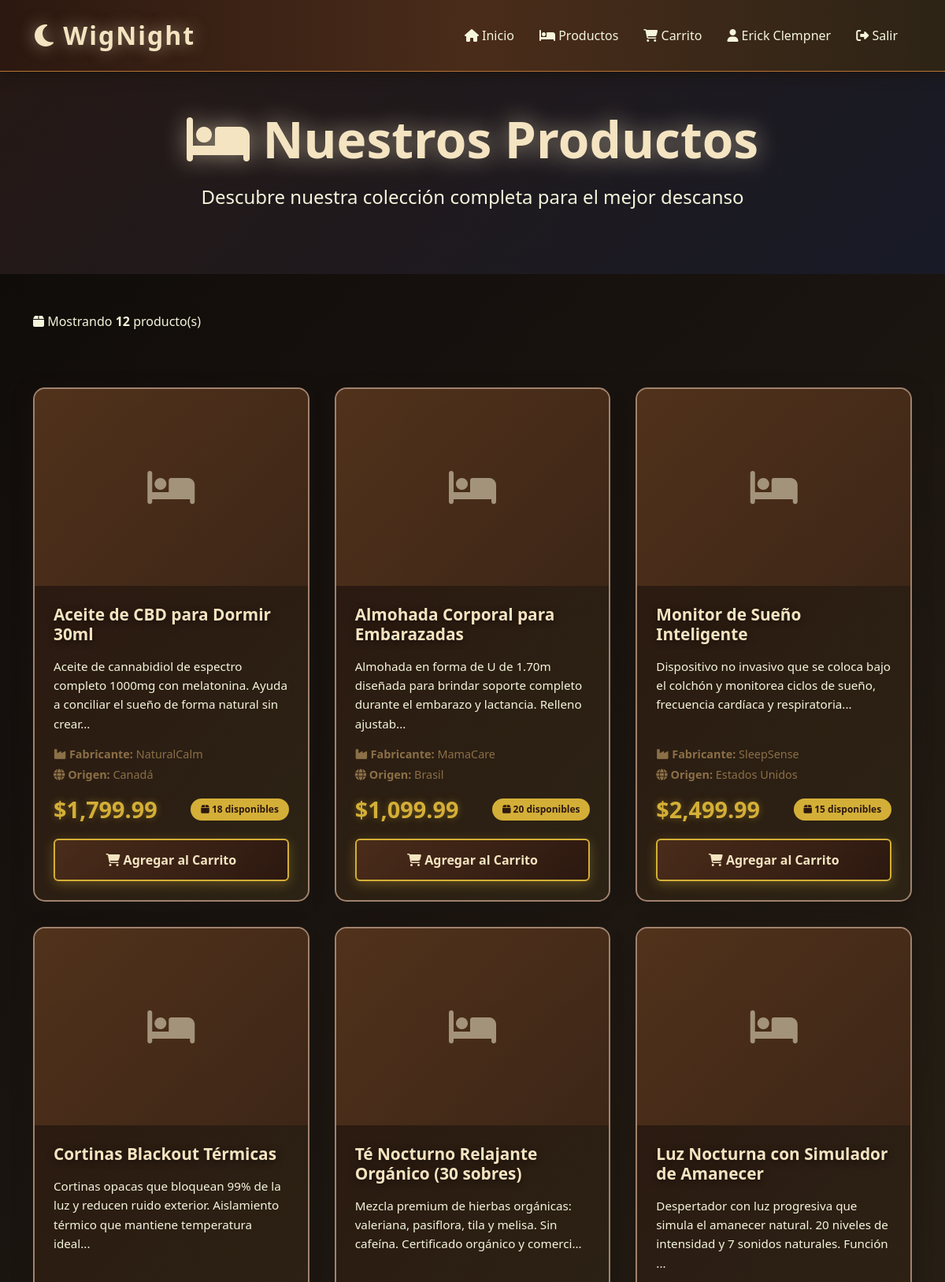
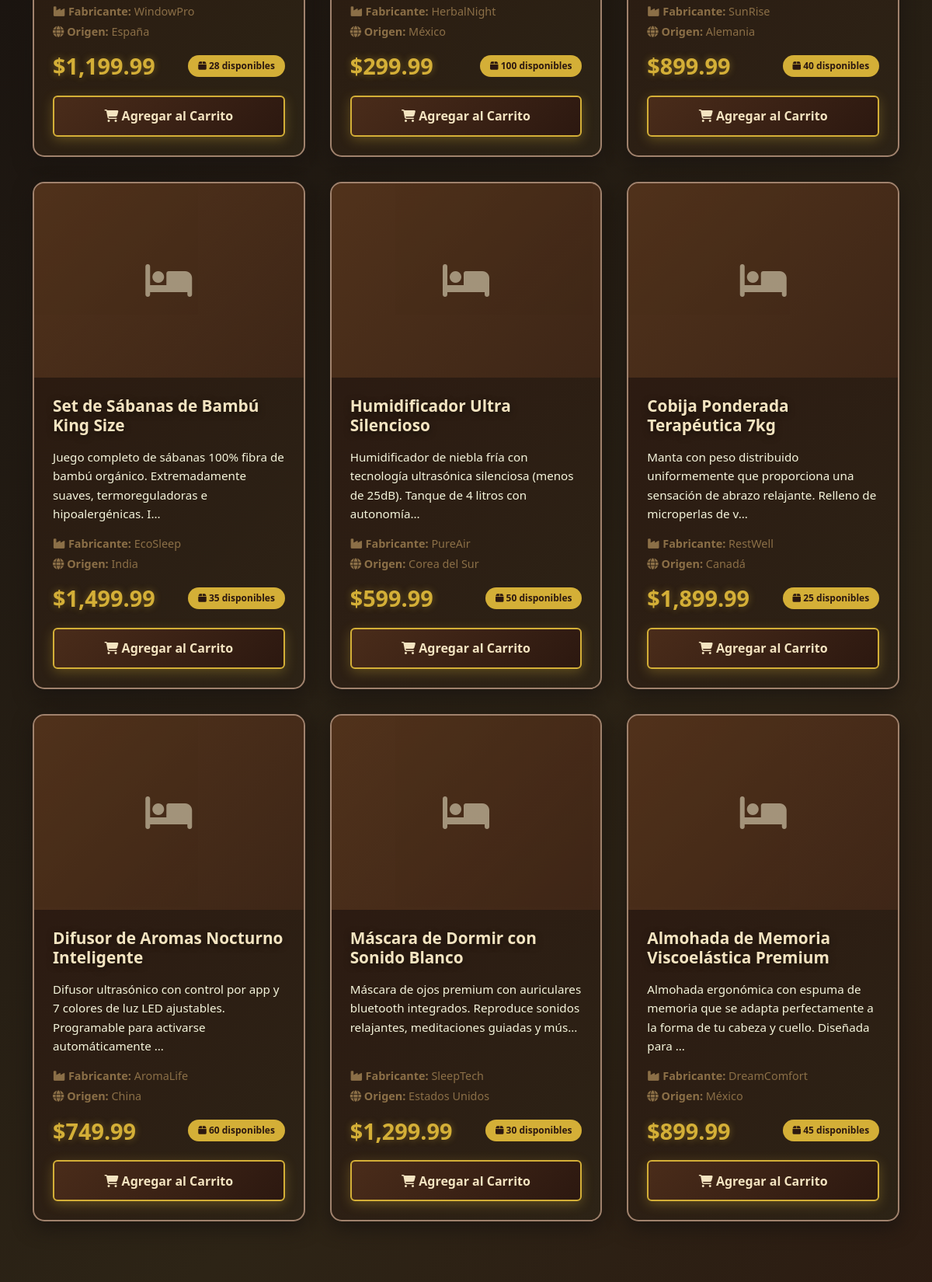
The app's page /productos.php (signed in, upper part) with its own data (2 pictures, top to bottom).
### tables this page shows
CREATE TABLE Usuarios (
  ID_Usuario int NOT NULL,
  Nombre_Usuario varchar(100) NOT NULL,
  Correo_Electronico varchar(255) NOT NULL,
  Contrasena varchar(255) NOT NULL,
  Fecha_Nacimiento date DEFAULT NULL,
  Numero_Tarjeta_Bancaria varchar(255) DEFAULT NULL,
  Direccion_Postal text,
  id_rol int NOT NULL DEFAULT '1'
);

CREATE TABLE Productos (
  ID_Producto int NOT NULL,
  Nombre varchar(255) NOT NULL,
  Descripcion text,
  Fotos longblob,
  Precio decimal(10,2) NOT NULL,
  Cantidad_Almacen int NOT NULL DEFAULT '0',
  Fabricante varchar(150) DEFAULT NULL,
  Origen varchar(100) DEFAULT NULL
);

### html/config/database.php (called while the page is built, shortened)
<?php
function getConnection() {
    $conn = new mysqli(DB_HOST, DB_USER, DB_PASS, DB_NAME);
    $conn->set_charset("utf8mb4");
    return $conn;
}
function isLoggedIn() {
    return isset($_SESSION['user_id']);
}
function getCurrentUser() {
    $conn = getConnection();
    $userId = $_SESSION['user_id'];
    $stmt = $conn->prepare("SELECT ID_Usuario, Nombre_Usuario, Correo_Electronico, id_rol FROM Usuarios WHERE ID_Usuario = ?");
    $stmt->bind_param("i", $userId);
    $stmt->execute();
    $result = $stmt->get_result();
    $user = $result->fetch_assoc();
    return $user;
}
function formatPrice($price) {
    return '$' . number_format($price, 2);
}
?>

### html/productos.php (the view, shortened to what this page needs)
<?php
require_once 'config/database.php';
$conn = getConnection();
$query = "SELECT * FROM Productos ORDER BY ID_Producto DESC";
$result = $conn->query($query);
$productos = [];
if ($result) {
    while ($row = $result->fetch_assoc()) {
        $productos[] = $row;
    }
}
$currentUser = getCurrentUser();
?>
<!DOCTYPE html>
<html lang="es">
<head>
    <link href="https://cdn.jsdelivr.net/npm/bootstrap@5.3.0/dist/css/bootstrap.min.css" rel="stylesheet">
    <link rel="stylesheet" href="https://cdnjs.cloudflare.com/ajax/libs/font-awesome/6.4.0/css/all.min.css">
    <link rel="stylesheet" href="css/style.css">
</head>
<body>
    <nav class="navbar navbar-expand-lg navbar-dark sticky-top">
        <div class="container">
            <a class="navbar-brand" href="index.php">
                <i class="fas fa-moon"></i> WigNight
            </a>
            <div class="collapse navbar-collapse" id="navbarNav">
                <ul class="navbar-nav ms-auto">
                    <li class="nav-item">
                        <a class="nav-link" href="index.php">
                            <i class="fas fa-home"></i> Inicio
                        </a>
                    </li>
                    <li class="nav-item">
                        <a class="nav-link active" href="productos.php">
                            <i class="fas fa-bed"></i> Productos
                        </a>
                    </li>
                    <li class="nav-item">
                        <a class="nav-link" href="carrito.php">
                            <i class="fas fa-shopping-cart"></i> Carrito
                        </a>
                    </li>
                    <?php if (isLoggedIn()): ?>
                        <li class="nav-item">
                            <a class="nav-link" href="#">
                                <i class="fas fa-user"></i> <?php echo htmlspecialchars($currentUser['Nombre_Usuario']); ?>
                            </a>
                        </li>
                        <li class="nav-item">
                            <a class="nav-link" href="logout.php">
                                <i class="fas fa-sign-out-alt"></i> Salir
                            </a>
                        </li>
                    <?php endif; ?>
                </ul>
            </div>
        </div>
    </nav>
    <section class="py-5" style="background: linear-gradient(135deg, rgba(61, 39, 35, 0.5), rgba(22, 33, 62, 0.5)); min-height: 30vh; display: flex; align-items: center;">
        <div class="container text-center">
            <h1 class="hero-title mb-3">
                <i class="fas fa-bed"></i> Nuestros Productos
            </h1>
            <p class="hero-subtitle">
                Descubre nuestra colección completa para el mejor descanso
            </p>
        </div>
    </section>
    <section class="py-5">
        <div class="container">
            <?php if (empty($productos)): ?>
                <div class="alert alert-info text-center">
                    <i class="fas fa-info-circle"></i>
                    No hay productos disponibles en este momento.
                    <?php if (isAdmin()): ?>
                        <br><br>
                        <a href="admin.php" class="btn btn-primary">
                            <i class="fas fa-plus"></i> Agregar Primer Producto
                        </a>
                    <?php endif; ?>
                </div>
            <?php else: ?>
                <div class="row mb-4">
                    <div class="col-md-12">
                        <div class="d-flex justify-content-between align-items-center">
                            <p style="color: var(--accent-cream);">
                                <i class="fas fa-box"></i>
                                Mostrando <strong><?php echo count($productos); ?></strong> producto(s)
                            </p>
                        </div>
                    </div>
                </div>
                <div class="product-grid">
                    <?php foreach ($productos as $producto): ?>
                        <div class="card">
                            <?php if ($producto['Fotos']): ?>
                                <img
                                     class="card-img-top"
                                     alt="<?php echo htmlspecialchars($producto['Nombre']); ?>">
                            <?php else: ?>
                                <div class="img-placeholder">
                                    <i class="fas fa-bed"></i>
                                </div>
                            <?php endif; ?>
                            <div class="card-body d-flex flex-column">
                                <h5 class="card-title">
                                    <?php echo htmlspecialchars($producto['Nombre']); ?>
                                </h5>
                                <p class="card-text flex-grow-1">
                                    <?php
                                    $descripcion = $producto['Descripcion'] ?? 'Sin descripción';
                                    echo htmlspecialchars(substr($descripcion, 0, 120));
                                    if (strlen($descripcion) > 120) echo '...';
                                    ?>
                                </p>
                                <div class="mb-2">
                                    <?php if ($producto['Fabricante']): ?>
                                        <p class="mb-1" style="color: var(--wood-lighter); font-size: 0.9rem;">
                                            <i class="fas fa-industry"></i>
                                            <strong>Fabricante:</strong> <?php echo htmlspecialchars($producto['Fabricante']); ?>
                                        </p>
                                    <?php endif; ?>
                                    <?php if ($producto['Origen']): ?>
                                        <p class="mb-1" style="color: var(--wood-lighter); font-size: 0.9rem;">
                                            <i class="fas fa-globe"></i>
                                            <strong>Origen:</strong> <?php echo htmlspecialchars($producto['Origen']); ?>
                                        </p>
                                    <?php endif; ?>
                                </div>
                                <div class="d-flex justify-content-between align-items-center mt-auto">
                                    <span class="card-price">
                                        <?php echo formatPrice($producto['Precio']); ?>
                                    </span>
                                    <span class="badge">
                                        <i class="fas fa-box"></i>
                                        <?php echo $producto['Cantidad_Almacen']; ?> disponibles
                                    </span>
                                </div>
                                <?php if ($producto['Cantidad_Almacen'] > 0): ?>
                                    <button id="btn-<?php echo $producto['ID_Producto']; ?>"
                                            class="btn btn-primary mt-3 w-100"
                                            onclick="addToCart(<?php echo $producto['ID_Producto']; ?>, '<?php echo htmlspecialchars($producto['Nombre']); ?>')">
                                        <i class="fas fa-shopping-cart"></i> Agregar al Carrito
                                    </button>
                                <?php else: ?>
                                    <button class="btn btn-secondary mt-3 w-100" disabled>
                                        <i class="fas fa-times"></i> Sin Stock
                                    </button>
                                <?php endif; ?>
                            </div>
                        </div>
                    <?php endforeach; ?>
                </div>
            <?php endif; ?>
        </div>
    </section>
</body>
</html>

### html/css/style.css (style rules this page uses)
* { margin: 0; padding: 0; box-sizing: border-box; }
:root { --wood-dark: #2c1810; --wood-medium: #4a2c1a; --wood-light: #6b4423; --wood-lighter: #8b6f47; --wood-accent: #a0826d; --night-deep: #1a1410; --night-warm: #2d2416; --night-darker: #0d0a07; --moon-glow: #f4e4c1; --star-white: #e8e8e8; --accent-gold: #d4af37; --accent-copper: #b87333; --accent-amber: #e5a851; --accent-cream: #f5f5dc; --accent-warm: #d4a574; --shadow-night: rgba(26, 20, 16, 0.85); }
body { font-family: 'Segoe UI', Tahoma, Geneva, Verdana, sans-serif; background: linear-gradient(135deg, var(--night-darker) 0%, var(--night-deep) 30%, var(--night-warm) 70%, var(--wood-dark) 100%); color: var(--star-white); min-height: 100vh; background-attachment: fixed; }
.navbar { background: linear-gradient(90deg, var(--wood-dark) 0%, var(--wood-medium) 50%, var(--night-warm) 100%) !important; box-shadow: 0 4px 15px var(--shadow-night); padding: 1rem 2rem; border-bottom: 1px solid var(--accent-copper); }
.navbar-brand { font-size: 2rem; font-weight: bold; color: var(--moon-glow) !important; text-shadow: 0 0 20px rgba(244, 228, 193, 0.5); letter-spacing: 2px; }
.nav-link { color: var(--accent-cream) !important; font-weight: 500; margin: 0 0.5rem; transition: all 0.3s ease; position: relative; }
.nav-link::after { content: ''; position: absolute; bottom: -5px; left: 50%; width: 0; height: 2px; background: var(--accent-gold); transition: all 0.3s ease; transform: translateX(-50%); }
.hero-title { font-size: 4rem; font-weight: bold; color: var(--moon-glow); text-shadow: 0 0 30px rgba(244, 228, 193, 0.6); margin-bottom: 1.5rem; animation: fadeInUp 1s ease-out; }
.hero-subtitle { font-size: 1.5rem; color: var(--accent-cream); margin-bottom: 2rem; animation: fadeInUp 1.2s ease-out; }
.btn-primary { background: linear-gradient(135deg, var(--wood-medium), var(--wood-dark)); border: 2px solid var(--accent-gold); color: var(--moon-glow); padding: 0.8rem 2rem; font-weight: 600; transition: all 0.3s ease; box-shadow: 0 4px 15px rgba(212, 175, 55, 0.3); }
.card { background: linear-gradient(135deg, rgba(44, 24, 16, 0.95), rgba(45, 36, 22, 0.95)); border: 2px solid var(--wood-accent); border-radius: 15px; overflow: hidden; transition: all 0.3s ease; box-shadow: 0 8px 25px var(--shadow-night); }
.card-body { padding: 1.5rem; }
.card-title { color: var(--moon-glow); font-weight: bold; font-size: 1.3rem; margin-bottom: 1rem; }
.card-text { color: var(--accent-cream); font-size: 0.95rem; line-height: 1.6; }
.card-price { font-size: 1.8rem; color: var(--accent-gold); font-weight: bold; text-shadow: 0 0 10px rgba(212, 175, 55, 0.4); }
section { padding: 4rem 0; }
.product-grid { display: grid; grid-template-columns: repeat(auto-fill, minmax(280px, 1fr)); gap: 2rem; padding: 2rem 0; }
.badge { background: var(--accent-gold); color: var(--wood-dark); font-weight: bold; padding: 0.5rem 0.8rem; border-radius: 20px; }
.img-placeholder { background: linear-gradient(135deg, var(--wood-light), var(--wood-medium)); display: flex; align-items: center; justify-content: center; height: 250px; color: var(--moon-glow); font-size: 3rem; opacity: 0.6; }
* { transition: background-color 0.3s ease, border-color 0.3s ease; }
h1, h2, h3, h4, h5, h6 { text-shadow: 0 2px 8px rgba(0, 0, 0, 0.5); }

### records on screen
usuarios: Nombre_Usuario "Erick Clempner"
productos: Nombre "Aceite de CBD para Dormir 30ml", Descripcion "Aceite de cannabidiol de espectro completo 1000mg con melatonina. Ayuda a conciliar el sueño de forma natural sin crear", Fabricante "NaturalCalm", Origen "Canadá", Precio "$1,799.99", Cantidad_Almacen "18"
productos: Nombre "Almohada Corporal para Embarazadas", Descripcion "Almohada en forma de U de 1.70m diseñada para brindar soporte completo durante el embarazo y lactancia. Relleno ajustab", Fabricante "MamaCare", Origen "Brasil", Precio "$1,099.99", Cantidad_Almacen "20"
productos: Nombre "Monitor de Sueño Inteligente", Descripcion "Dispositivo no invasivo que se coloca bajo el colchón y monitorea ciclos de sueño, frecuencia cardíaca y respiratoria", Fabricante "SleepSense", Origen "Estados Unidos", Precio "$2,499.99", Cantidad_Almacen "15"
productos: Nombre "Cortinas Blackout Térmicas", Descripcion "Cortinas opacas que bloquean 99% de la luz y reducen ruido exterior. Aislamiento térmico que mantiene temperatura ideal", Fabricante "WindowPro", Origen "España", Precio "$1,199.99", Cantidad_Almacen "28"
productos: Nombre "Té Nocturno Relajante Orgánico (30 sobres)", Descripcion "Mezcla premium de hierbas orgánicas: valeriana, pasiflora, tila y melisa. Sin cafeína. Certificado orgánico y comerci", Fabricante "HerbalNight", Origen "México", Precio "$299.99", Cantidad_Almacen "100"
productos: Nombre "Luz Nocturna con Simulador de Amanecer", Descripcion "Despertador con luz progresiva que simula el amanecer natural. 20 niveles de intensidad y 7 sonidos naturales. Función", Fabricante "SunRise", Origen "Alemania", Precio "$899.99", Cantidad_Almacen "40"
productos: Nombre "Set de Sábanas de Bambú King Size", Descripcion "Juego completo de sábanas 100% fibra de bambú orgánico. Extremadamente suaves, termoreguladoras e hipoalergénicas. I", Fabricante "EcoSleep", Origen "India", Precio "$1,499.99", Cantidad_Almacen "35"
productos: Nombre "Humidificador Ultra Silencioso", Descripcion "Humidificador de niebla fría con tecnología ultrasónica silenciosa (menos de 25dB). Tanque de 4 litros con autonomía", Fabricante "PureAir", Origen "Corea del Sur", Precio "$599.99", Cantidad_Almacen "50"
productos: Nombre "Cobija Ponderada Terapéutica 7kg", Descripcion "Manta con peso distribuido uniformemente que proporciona una sensación de abrazo relajante. Relleno de microperlas de v", Fabricante "RestWell", Origen "Canadá", Precio "$1,899.99", Cantidad_Almacen "25"
productos: Nombre "Difusor de Aromas Nocturno Inteligente", Descripcion "Difusor ultrasónico con control por app y 7 colores de luz LED ajustables. Programable para activarse automáticamente", Fabricante "AromaLife", Origen "China", Precio "$749.99", Cantidad_Almacen "60"
productos: Nombre "Máscara de Dormir con Sonido Blanco", Descripcion "Máscara de ojos premium con auriculares bluetooth integrados. Reproduce sonidos relajantes, meditaciones guiadas y mús", Fabricante "SleepTech", Origen "Estados Unidos", Precio "$1,299.99", Cantidad_Almacen "30"
productos: Nombre "Almohada de Memoria Viscoelástica Premium", Descripcion "Almohada ergonómica con espuma de memoria que se adapta perfectamente a la forma de tu cabeza y cuello. Diseñada para", Fabricante "DreamComfort", Origen "México", Precio "$899.99", Cantidad_Almacen "45"

### other values on screen
count($productos) "12"
